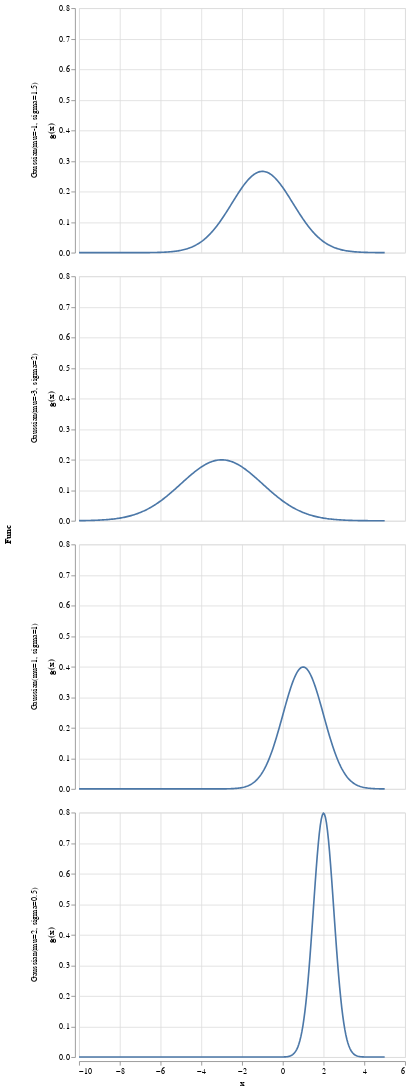

Here is the notebook cell this chart was saved with:
### Markdown cell above
Bam! That's it! Just a few lines. This short snippet of code plotted
all of our functions and colored them differently. Additionally, It was able
to generate a very detailed legend detailing all of our parameters. Since
all of this was done so automatically, there's no chance for us to mix up 
our labels and functions, to boot.

And if we want to split our functions into different plots, we
only have to change `color` to `row`.

### Code cell
alt.Chart(df).mark_line().encode(
    x="x",
    y="g(x)",
    row="Func"
)

### Figure 1 — Vega-Lite specification as saved in the notebook (floating-point values rounded to 4 significant figures; data arrays with more than 128 entries replaced by an {"elided": "..."} marker saying what was removed)
{"$schema": "https://vega.github.io/schema/vega-lite/v3.2.1.json", "config": {"mark": {"tooltip": null}, "view": {"height": 300, "width": 400}}, "data": {"name": "data-2d39b8ef830be996dd2c659338b85258"}, "datasets": {"data-2d39b8ef830be996dd2c659338b85258": {"elided": "1200 records"}}, "encoding": {"row": {"field": "Func", "type": "nominal"}, "x": {"field": "x", "type": "quantitative"}, "y": {"field": "g(x)", "type": "quantitative"}}, "mark": "line"}
